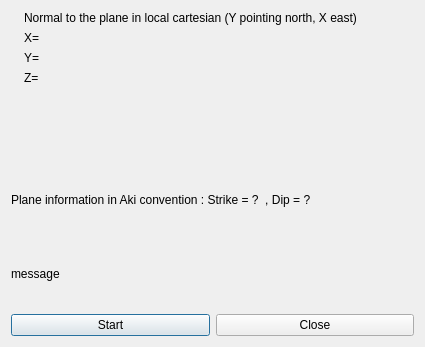
<?xml version="1.0" encoding="UTF-8"?>
<ui version="4.0">
 <class>SlopeTool</class>
 <widget class="QDialog" name="SlopeTool">
  <property name="geometry">
   <rect>
    <x>0</x>
    <y>0</y>
    <width>425</width>
    <height>347</height>
   </rect>
  </property>
  <property name="windowTitle">
   <string>Slope Tool</string>
  </property>
  <layout class="QHBoxLayout" name="horizontalLayout_3">
   <item>
    <layout class="QVBoxLayout" name="verticalLayout_2">
     <item>
      <layout class="QHBoxLayout" name="horizontalLayout">
       <item>
        <widget class="QLabel" name="label">
         <property name="sizePolicy">
          <sizepolicy hsizetype="Fixed" vsizetype="Fixed">
           <horstretch>0</horstretch>
           <verstretch>0</verstretch>
          </sizepolicy>
         </property>
         <property name="text">
          <string/>
         </property>
         <property name="pixmap">
          <pixmap resource="ressources.qrc">:/icons/ressources/image-filter-hdr.svg</pixmap>
         </property>
         <property name="scaledContents">
          <bool>true</bool>
         </property>
        </widget>
       </item>
       <item>
        <layout class="QVBoxLayout" name="verticalLayout">
         <item>
          <widget class="QLabel" name="label_2">
           <property name="text">
            <string>Normal to the plane in local cartesian (Y pointing north, X east)</string>
           </property>
          </widget>
         </item>
         <item>
          <widget class="QLabel" name="x_label">
           <property name="text">
            <string>X=</string>
           </property>
          </widget>
         </item>
         <item>
          <widget class="QLabel" name="y_label">
           <property name="text">
            <string>Y=</string>
           </property>
          </widget>
         </item>
         <item>
          <widget class="QLabel" name="z_label">
           <property name="text">
            <string>Z=</string>
           </property>
          </widget>
         </item>
        </layout>
       </item>
      </layout>
     </item>
     <item>
      <widget class="QLabel" name="label_3">
       <property name="text">
        <string/>
       </property>
       <property name="pixmap">
        <pixmap resource="ressources.qrc">:/icons/ressources/fault-aki-conv.svg</pixmap>
       </property>
      </widget>
     </item>
     <item>
      <widget class="QLabel" name="plane_info_label">
       <property name="text">
        <string>Plane information in Aki convention : Strike = ?  , Dip = ?</string>
       </property>
      </widget>
     </item>
     <item>
      <widget class="QLabel" name="message_label">
       <property name="text">
        <string>message</string>
       </property>
      </widget>
     </item>
     <item>
      <layout class="QHBoxLayout" name="horizontalLayout_2">
       <item>
        <widget class="QPushButton" name="start_btn">
         <property name="text">
          <string>Start</string>
         </property>
        </widget>
       </item>
       <item>
        <widget class="QPushButton" name="close_btn">
         <property name="text">
          <string>Close</string>
         </property>
        </widget>
       </item>
      </layout>
     </item>
    </layout>
   </item>
  </layout>
 </widget>
 <resources>
  <include location="ressources.qrc"/>
 </resources>
 <connections/>
</ui>
